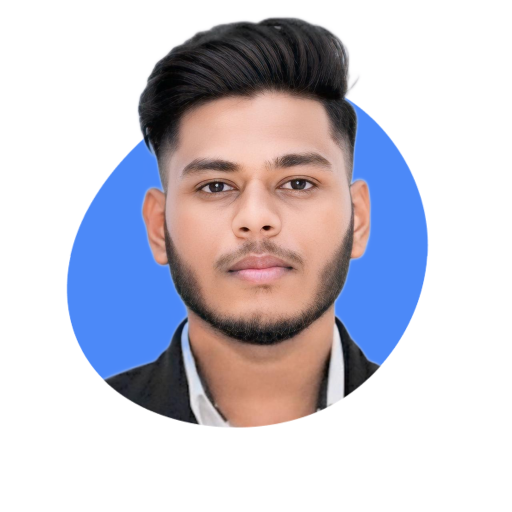
#> input picture Intern Model/Portfolio/images/profile-pic-edited.png, 1024 x 1024 px, found by its file name (shown at 1/2 size)
$ python generate_portrait.py
#> lines starting #> are read from the running program, lines starting #| are printed output that depends on the picture
from pathlib import Path
from PIL import Image, ImageOps, ImageFilter, ImageDraw

src = Path('images/profile-pic-edited.png')
out = Path('images/portfolio-face-portrait.png')

img = Image.open(src).convert('RGBA')
#> img is the input picture: PIL image 1024x1024 RGBA; mean R, G, B, A 202, 199.7, 209.8, 254.9
W, H = 420, 540

# Dark gradient background with a soft glow look.
bg = Image.new('RGBA', (W, H), (8, 10, 18, 255))
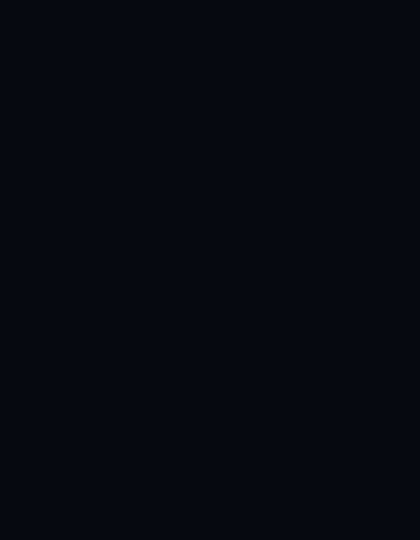
#> bg: PIL image 420x540 RGBA; mean R, G, B, A 8, 10, 18, 255
for y in range(H):
    t = y / max(H - 1, 1)
    r = int(8 + (32 - 8) * t)
    g = int(14 + (58 - 14) * t)
    b = int(24 + (92 - 24) * t)
    for x in range(W):
        bg.putpixel((x, y), (r, g, b, 255))
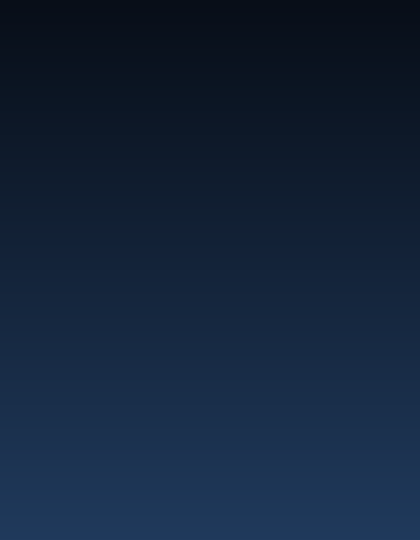
#> bg: PIL image 420x540 RGBA; mean R, G, B, A 19.5, 35.5, 57.5, 255

# blurred face crop for a soft, polished portrait card
face_crop = ImageOps.fit(img, (W, H), method=Image.Resampling.LANCZOS)
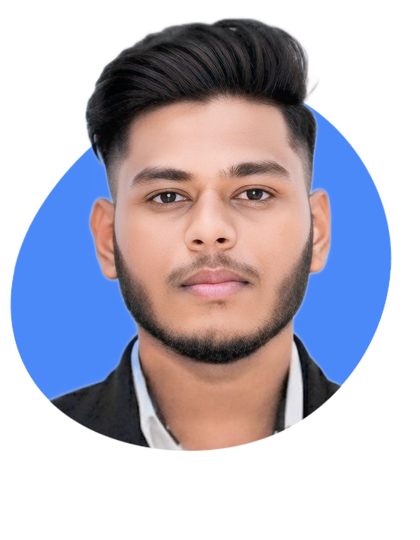
#> face_crop: PIL image 420x540 RGBA; mean R, G, B, A 186.9, 183.9, 196.9, 254.9; transparent parts drawn white
face_crop = face_crop.filter(ImageFilter.GaussianBlur(1.0))
face_crop = Image.blend(face_crop, Image.new('RGBA', (W, H), (0, 0, 0, 0)), 0.15)
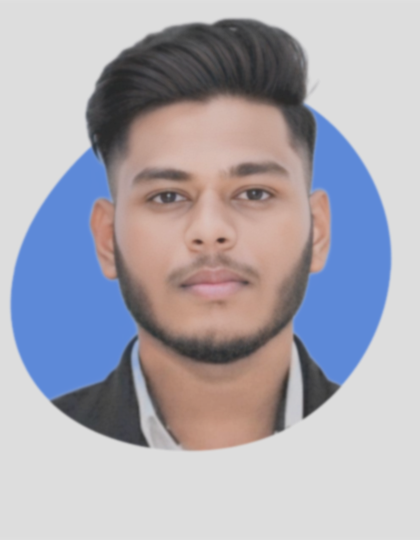
#> face_crop: PIL image 420x540 RGBA; mean R, G, B, A 158.1, 155.6, 166.6, 216; transparent parts drawn white

# Add a subtle vignette and frame sparkle.
shade = Image.new('L', (W, H), 0)
#> shade: PIL image 420x540 L; every value is 0
for y in range(H):
    for x in range(W):
        dx = x - W / 2
        dy = y - H / 2
        dist = (dx * dx + dy * dy) ** 0.5
        maxd = ((W / 2) ** 2 + (H / 2) ** 2) ** 0.5
        v = int(255 * max(0, 1 - dist / maxd * 0.55))
        shade.putpixel((x, y), v)
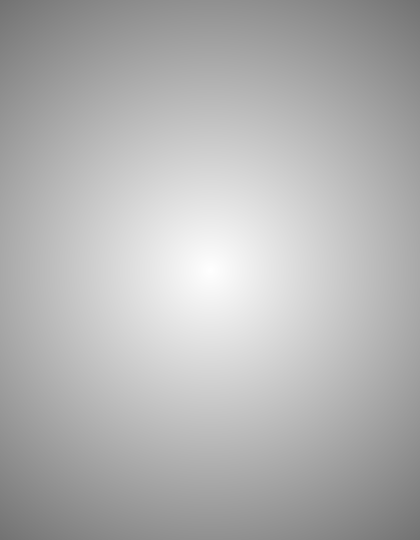
#> shade: PIL image 420x540 L; min 114, max 255, mean 178.8

final = bg.copy()
final = Image.alpha_composite(final, face_crop)
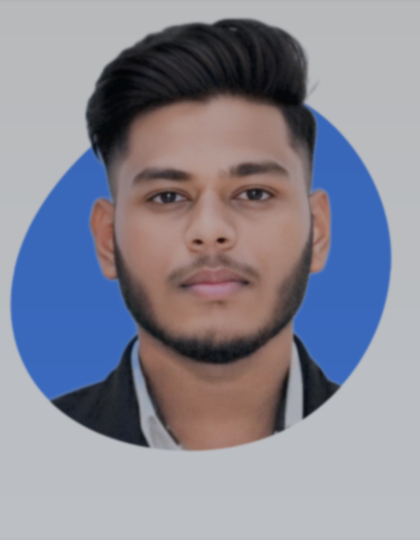
#> final: PIL image 420x540 RGBA; mean R, G, B, A 136.8, 137.2, 149.9, 255
final.putalpha(shade)

frame = Image.new('RGBA', (W, H), (0, 0, 0, 0))
#> frame: PIL image 420x540 RGBA; every value is 0
d = ImageDraw.Draw(frame)
d.rounded_rectangle((6, 6, W - 7, H - 7), radius=26, fill=(8, 12, 24, 170), outline=(100, 116, 255, 130), width=2)
final = Image.alpha_composite(final, frame)
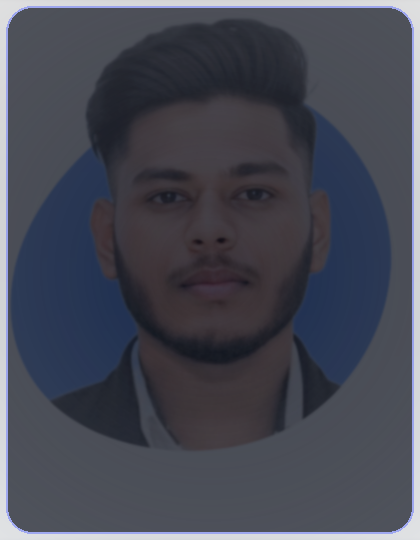
#> final: PIL image 420x540 RGBA; mean R, G, B, A 49.2, 52.1, 65.3, 225.4; transparent parts drawn white

out.parent.mkdir(exist_ok=True)
final.save(out)
print(f'SAVED {out} ({final.size[0]}x{final.size[1]})')
#| SAVED images/portfolio-face-portrait.png (420x540)

$ run again, with Intern Model/Portfolio/images/portfolio-face-fit.png copied over Intern Model/Portfolio/images/profile-pic-edited.png
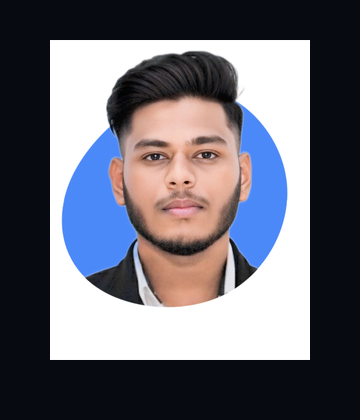
#> input picture Intern Model/Portfolio/images/portfolio-face-fit.png, 360 x 420 px, found by its file name
#> `face_crop = Image.blend(face_crop, Image.new('RGBA', (W, H), (0, 0, 0,..`:
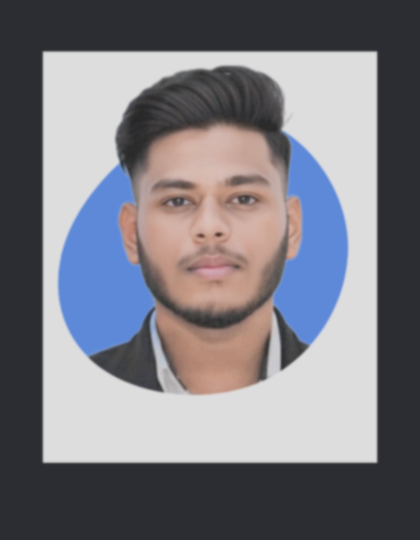
#> face_crop: PIL image 420x540 RGBA; mean R, G, B, A 99.7, 99, 108.1, 216; transparent parts drawn white
#> frame: PIL image 420x540 RGBA; every value is 0
#> `final = Image.alpha_composite(final, frame)`:
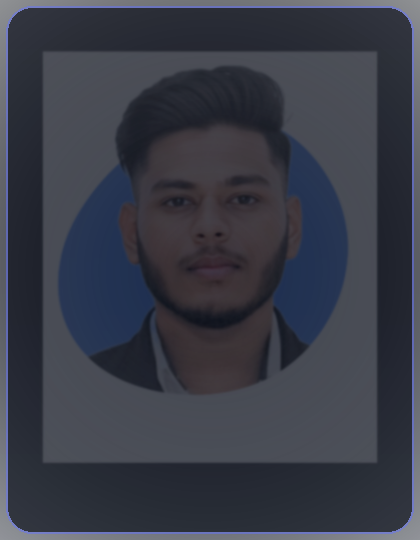
#> final: PIL image 420x540 RGBA; mean R, G, B, A 30.6, 34.1, 47, 225.4; transparent parts drawn white
#| SAVED images/portfolio-face-portrait.png (420x540)
